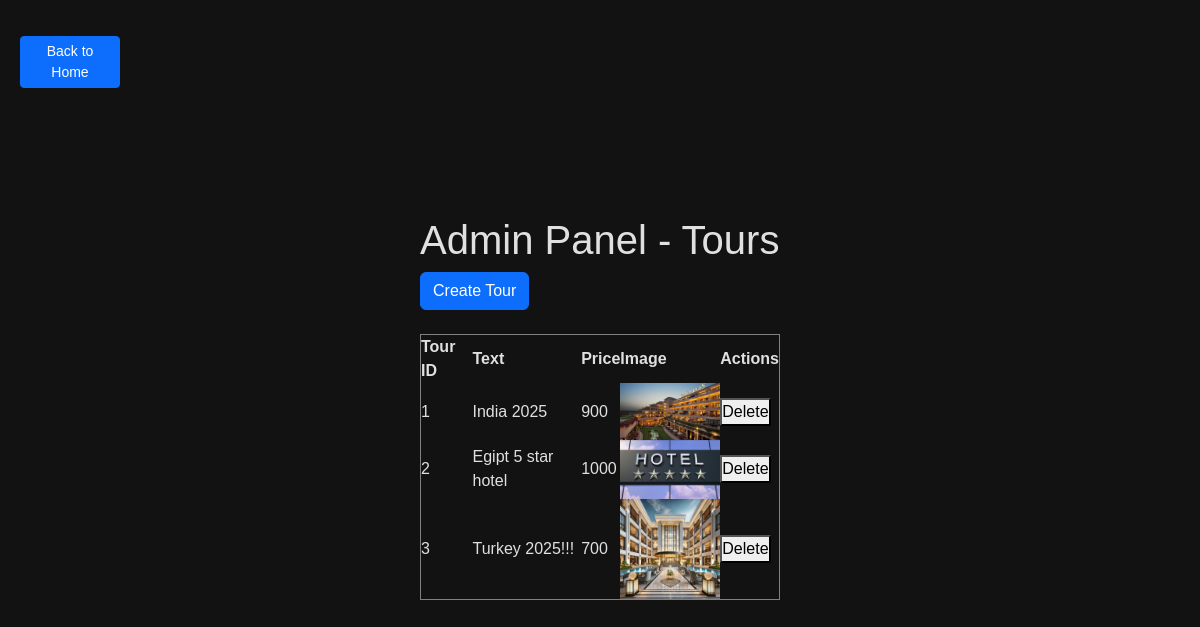
The page /admin/tours (signed in) on the database its author committed.
### db.py (models this page shows)
class Tour(Base):
    __tablename__ = "tours"
    id = Column(Integer, primary_key=True, index=True)
    text = Column(String)
    price = Column(Integer)
    image = Column(String)
    bookings = relationship("Booking", back_populates="tour")

### views.py (the view)
@app.get("/admin/tours", response_class=HTMLResponse)
@login_required
@admin_required
async def get_admin_tours(request: Request, db: Session = Depends(get_db)):
    tours = db.query(Tour).all()
    return templates.TemplateResponse("admin_tours.html", {"request": request, "tours": tours})

### templates/admin_tours.html (shortened to what this page needs)
{% extends 'base.html' %}
{% block content %}
    <h1>Admin Panel - Tours</h1>
    <button type="button" class="btn btn-primary" data-bs-toggle="modal" data-bs-target="#tourModal">
        Create Tour
    </button>
    <table border="1">
        <thead>
            <tr>
                <th>Tour ID</th>
                <th>Text</th>
                <th>Price</th>
                <th>Image</th>
                <th>Actions</th>
            </tr>
        </thead>
        <tbody>
            {% for tour in tours %}
            <tr id="tour-row-{{ tour.id }}">
                <td>{{ tour.id }}</td>
                <td>{{ tour.text }}</td>
                <td>{{ tour.price }}</td>
                <td><img src="{{ tour.image }}" alt="Tour Image" width="100"></td>
                <td>
                    <button onclick="deleteTour({{ tour.id }})">Delete</button>
                </td>
            </tr>
            {% endfor %}
        </tbody>
    </table>
{% endblock %}

### static/css/style.css (style rules this page uses)
* { margin: 0; padding: 0; box-sizing: border-box; }
body { background-color: #121212; color: #e0e0e0; font-family: 'Arial', sans-serif; display: flex; min-height: 100vh; }
body { background-color: #121212; display: flex; justify-content: center; align-items: center; height: 100vh; }

### rows shown on the page
Tour: id "1", text "India 2025", price "900", image (picture)
Tour: id "2", text "Egipt 5 star hotel", price "1000", image (picture)
Tour: id "3", text "Turkey 2025!!!", price "700", image (picture)
